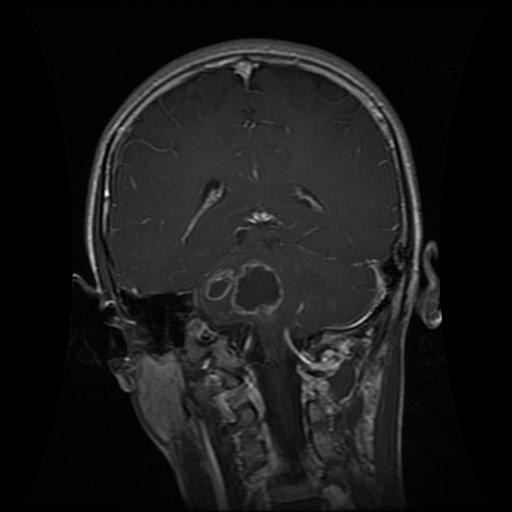
#> input picture data/Training/glioma/Tr-glTr_0003.jpg, 512 x 512 px; its folder holds only this picture in this run
$ jupyter execute --allow-errors canny_edges.ipynb
#> lines starting #> are read from the running program, lines starting #| are printed output that depends on the picture; after the words box and inside, x2 and y2 are one past the last pixel; in counts of white or black regions, pixels touching at a corner belong together
[cell 1]
import os
import pandas as pd
import numpy as np
import matplotlib.pyplot as plt
import cv2 as cv
from sklearn.decomposition import PCA
from sklearn.preprocessing import LabelEncoder
import seaborn as sns
from utils import preprocess_image

# =============================
# Feature extraction functions
# =============================

def enhance_and_denoise(path, im_size=(128, 128)):
#> called with path = 'data/Training/glioma/Tr-glTr_0003.jpg', im_size = (128, 128)
    img = cv.imread(path, cv.IMREAD_GRAYSCALE)
#> img is the input picture: shape (512, 512); min 0, max 255, mean 24.9
    img = cv.resize(img, im_size)
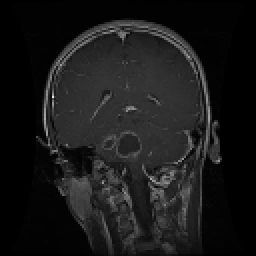
#> img: shape (128, 128) (shown 2 times larger); min 0, max 230, mean 25

    # Contrast enhancement
    clahe = cv.createCLAHE(clipLimit=2.0, tileGridSize=(8, 8))
    img_clahe = clahe.apply(img)
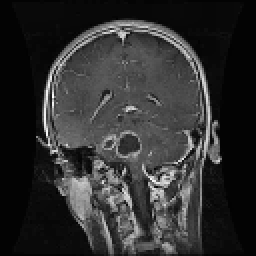
#> img_clahe: shape (128, 128) (shown 2 times larger); min 2, max 255, mean 47.6

    # Denoising with edge preservation
    img_denoised = cv.bilateralFilter(img_clahe, d=9, sigmaColor=75, sigmaSpace=75)
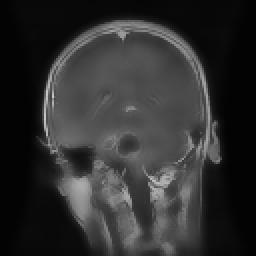
#> img_denoised: shape (128, 128) (shown 2 times larger); min 3, max 200, mean 47
    return img_denoised

def get_cleaned_canny(img):
    otsu_thresh_val, _ = cv.threshold(img, 0, 255, cv.THRESH_BINARY + cv.THRESH_OTSU)
#> otsu_thresh_val = 47
    low = int(0.5 * otsu_thresh_val)
#> low = 23
    high = int(otsu_thresh_val)
#> high = 47
    edges = cv.Canny(img.astype(np.uint8), low, high)
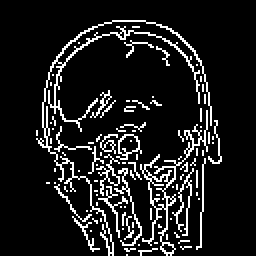
#> edges: shape (128, 128) (shown 2 times larger); 11.1% white in thin lines or dots, all inside (x1, y1, x2, y2) = (18, 10, 111, 128)

    # Cleanup
    kernel = np.ones((2, 2), np.uint8)
    edges_clean = cv.morphologyEx(edges, cv.MORPH_CLOSE, kernel)
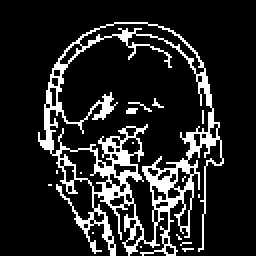
#> edges_clean: shape (128, 128) (shown 2 times larger); 14.4% white in thin lines or dots, all inside (x1, y1, x2, y2) = (19, 11, 112, 128)
    return edges_clean

def blockwise_density(edges, block_size=(8, 8)):
#> called with block_size = (8, 8)
    h, w = edges.shape
#> h = 128; w = 128
    bh, bw = block_size
    features = []
    for y in range(0, h, bh):
        for x in range(0, w, bw):
            block = edges[y:y+bh, x:x+bw]
            density = np.sum(block > 0) / (bh * bw)
            features.append(density)
#> after the loop, features = 256 values, max 0.719 at index 186, min 0 at index 0, mean 0.144
    return np.array(features)

def extract_features_from_dataset(data_dir):
    features = []
    labels = []
    for label in sorted(os.listdir(data_dir)):
        class_dir = os.path.join(data_dir, label)
        if not os.path.isdir(class_dir):
            continue

        for fname in os.listdir(class_dir):
            if not fname.lower().endswith(('.png', '.jpg', '.jpeg')):
                continue
            fpath = os.path.join(class_dir, fname)
            try:
                img = enhance_and_denoise(fpath)
                edges = get_cleaned_canny(img)
                fvec = blockwise_density(edges)
#> fvec has the same summary as features in blockwise_density
                features.append(fvec)
                labels.append(label)
            except Exception as e:
                print(f"Error processing {fpath}: {e}")
#> pass 2 of the loop in extract_features_from_dataset, `for label in sorted(os.listdir(data_dir)):`:
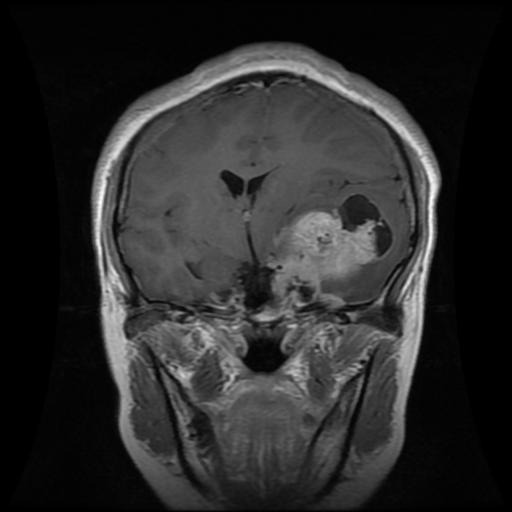
#> input picture data/Training/meningioma/Tr-me_0034.jpg, 512 x 512 px
#> in enhance_and_denoise, img is the input picture: shape (512, 512); min 0, max 255, mean 42.8
#> img: shape (128, 128)
#> in enhance_and_denoise (call 2), `img_denoised = cv.bilateralFilter(img_clahe, d=9, sigmaColor=75, sigma..`:
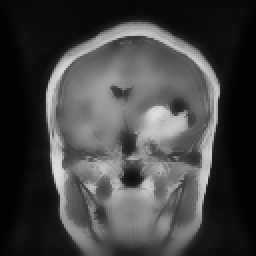
#> img_denoised: shape (128, 128) (shown 2 times larger); min 3, max 221, mean 67
#> otsu_thresh_val = 70
#> low = 35
#> high = 70
#> edges: shape (128, 128); 11.6% white in thin lines or dots, all inside (x1, y1, x2, y2) = (23, 11, 110, 128)
#> in get_cleaned_canny (call 2), `edges_clean = cv.morphologyEx(edges, cv.MORPH_CLOSE, kernel)`:
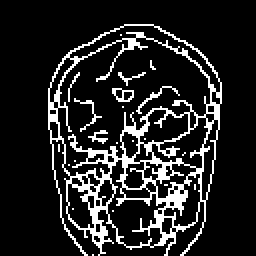
#> edges_clean: shape (128, 128) (shown 2 times larger); 14.2% white in thin lines or dots, all inside (x1, y1, x2, y2) = (24, 12, 111, 128)
#> fvec = 256 values, max 0.656 at index 40, min 0 at index 0, mean 0.142

    return np.array(features), np.array(labels)

# =============================
# Load dataset and apply PCA
# =============================
data_path = "data/Training"
X_raw, y_raw = extract_features_from_dataset(data_path)

# Encode labels
le = LabelEncoder()
y_enc = le.fit_transform(y_raw)
#> y_enc = [0, 1]

# Apply PCA
n_components = min(10, X_raw.shape[1])
#> n_components = 10
pca = PCA(n_components=n_components, random_state=42)
#> (the rest of this cell did not finish here and is left out)
